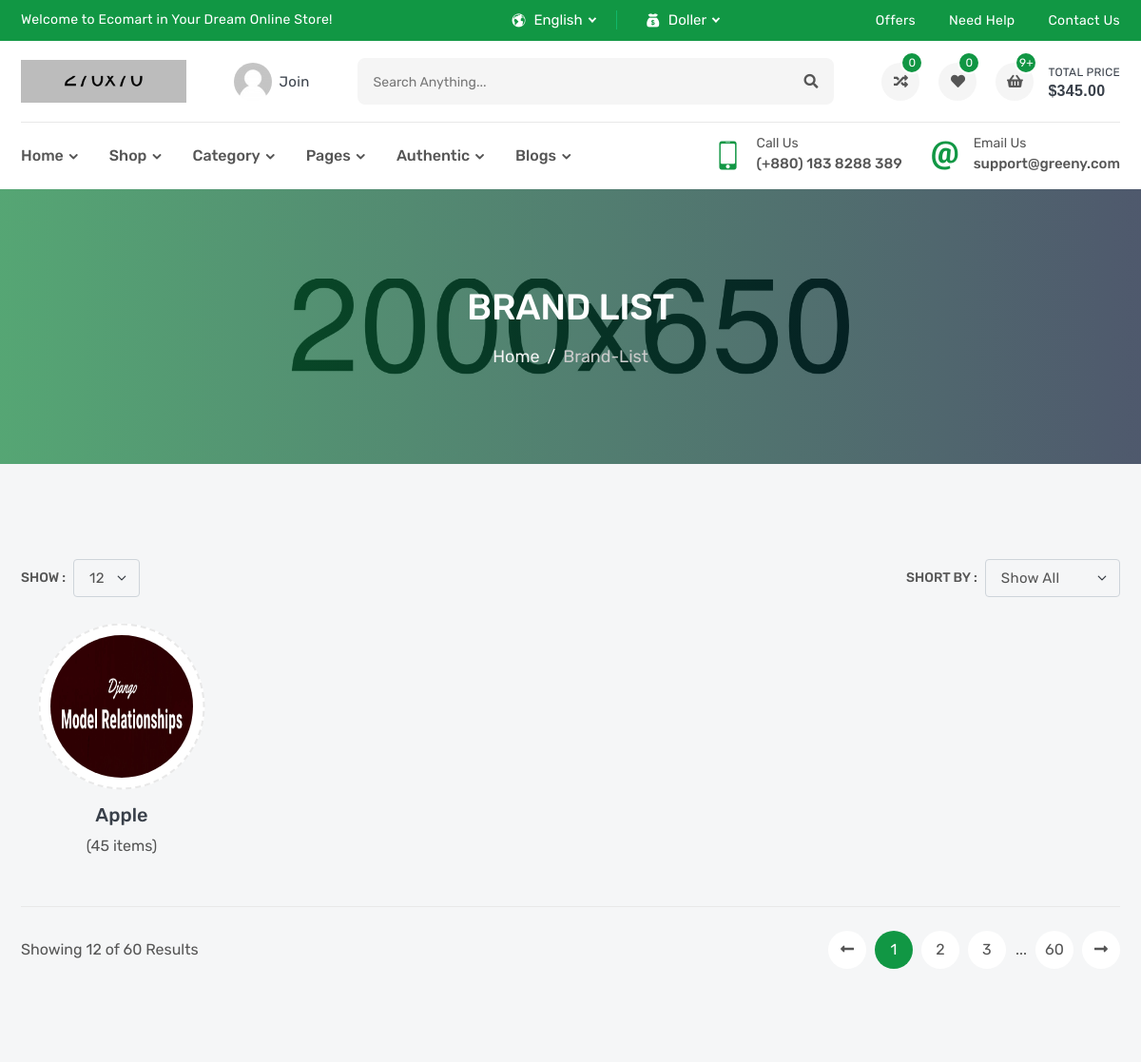
/products/brand/ (upper part), run on an earlier commit of the app's database.
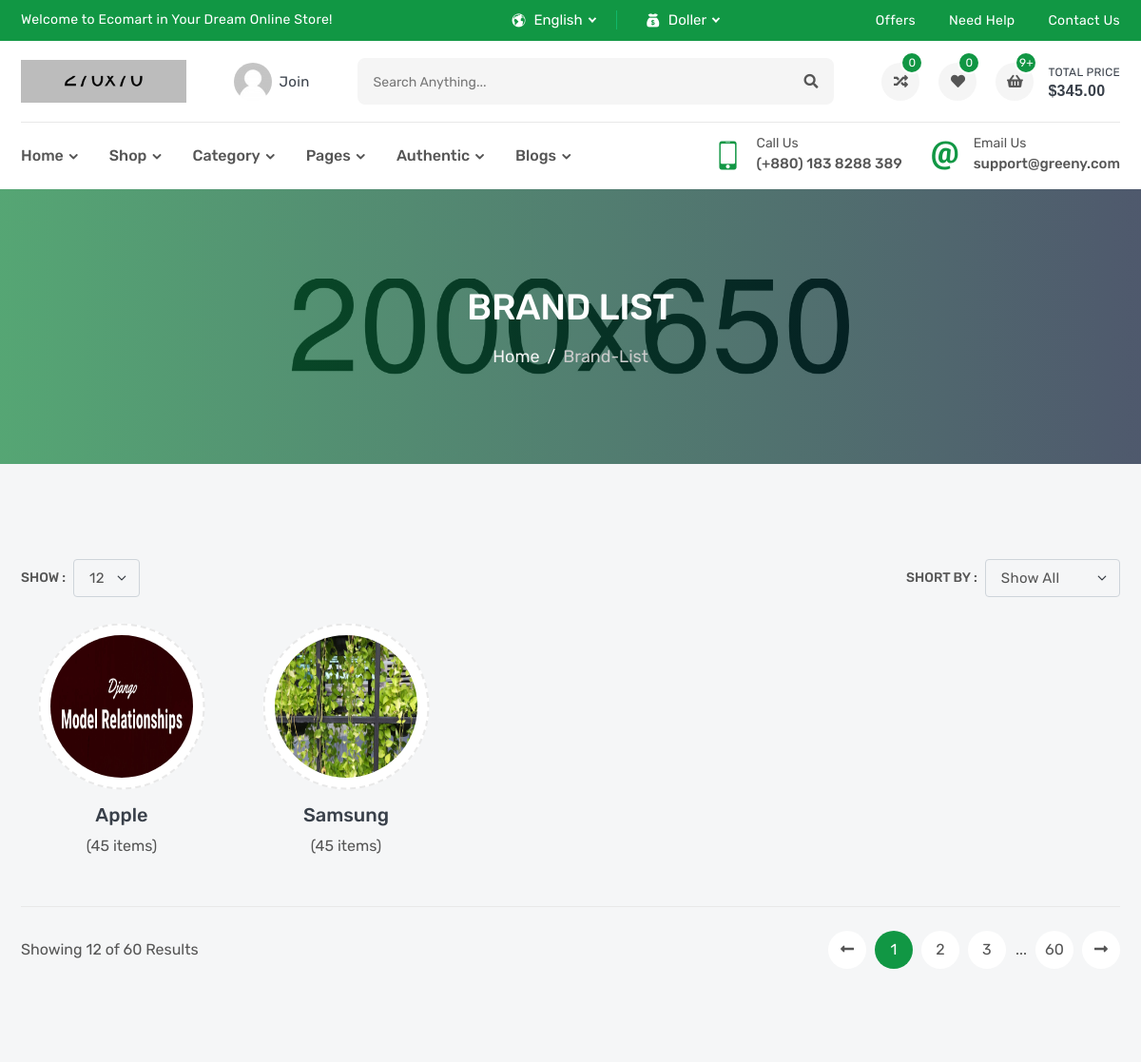
And on a later commit of the database.
### products/models.py (models this page shows, shortened)
class Brand(models.Model):
    name=models.CharField(_('name'), max_length=100)
    image=models.ImageField(_('image'), upload_to='brand')
    slug=models.SlugField(null=True, blank=True)
    def __str__(self):
        return self.name

### products/views.py (the view)
# urls.py: path('brand/',BrandList.as_view(), name='brand_list'),
class BrandList(generic.ListView):
    model=Brand

### products/templates/products/brand_list.html (shortened to what this page needs)
{% extends 'base.html' %}
{% load static %}
{% block css %}
    <link rel="stylesheet" href="{% static 'ltr/css/brand-list.css'%}">
{% endblock css %}
{% block body%}
        <section class="inner-section single-banner" style="background: url(images/single-banner.jpg) no-repeat center;">
            <div class="container">
                <h2>brand list</h2>
                <ol class="breadcrumb">
                    <li class="breadcrumb-item"><a href="index.html">Home</a></li>
                    <li class="breadcrumb-item active" aria-current="page">brand-list</li>
                </ol>
            </div>
        </section>
        <section class="inner-section">
            <div class="container">
                <div class="row">
                    <div class="col-lg-12">
                        <div class="top-filter">
                            <div class="filter-show">
                                <label class="filter-label">Show :</label>
                                <select class="form-select filter-select">
                                    <option value="1">12</option>
                                </select>
                            </div>
                            <div class="filter-short">
                                <label class="filter-label">Short by :</label>
                                <select class="form-select filter-select isotope-select">
                                    <option value="*">show all</option>
                                </select>
                            </div>
                        </div>
                    </div>
                </div>
                <div class="row row-cols-2 row-cols-md-3 row-cols-lg-4 row-cols-xl-5 isotope-items">
                    {% for object in brand_list %}
                    <div class="col all vegetables">
                        <div class="brand-wrap">
                            <div class="brand-media">
                                <img src="{{object.image.url}}" alt="brand">
                            </div>
                            <div class="brand-meta">
                                <h4>{{object}}</h4>
                                <p>(45 items)</p>
                            </div>
                        </div>
                    </div>
                    {% endfor %}
                </div>
                <div class="row">
                    <div class="col-lg-12">
                        <div class="bottom-paginate">
                            <p class="page-info">Showing 12 of 60 Results</p>
                            <ul class="pagination">
                                <li class="page-item">
                                    <a class="page-link" href="#">
                                        <i class="fas fa-long-arrow-alt-left"></i>
                                    </a>
                                </li>
                                <li class="page-item"><a class="page-link active" href="#">1</a></li>
                                <li class="page-item"><a class="page-link" href="#">2</a></li>
                                <li class="page-item"><a class="page-link" href="#">3</a></li>
                                <li class="page-item">...</li>
                                <li class="page-item"><a class="page-link" href="#">60</a></li>
                                <li class="page-item">
                                    <a class="page-link" href="#">
                                        <i class="fas fa-long-arrow-alt-right"></i>
                                    </a>
                                </li>
                            </ul>
                        </div>
                    </div>
                </div>
            </div>
        </section>
{% endblock body %}

What changed in the data, as far as the page shows it:
added Brand: image (picture), name "Samsung"
